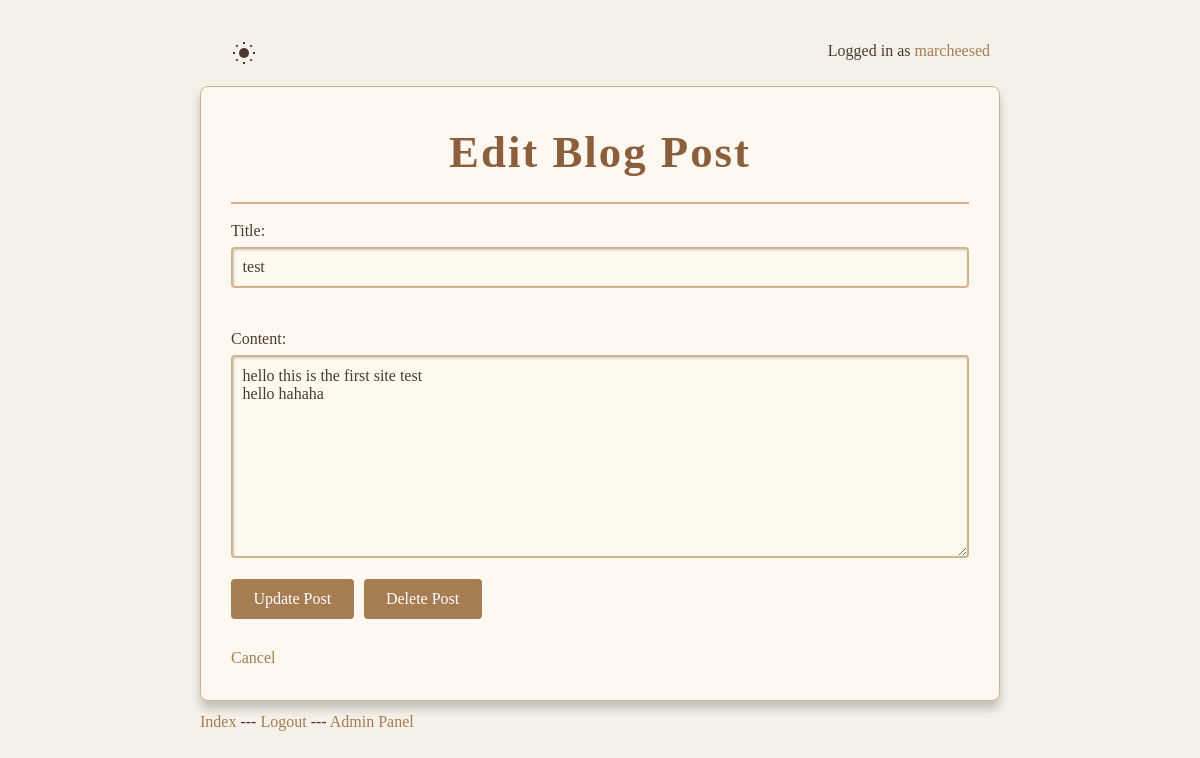
Page /blog/1/edit (signed in) on the committed database.
### tables this page shows
CREATE TABLE blog_posts (
    id INTEGER PRIMARY KEY AUTOINCREMENT,
    title TEXT,
    content TEXT,
    author TEXT,
    timestamp TEXT
);

### app.py (the view)
@app.route("/blog/<post_id>/edit", methods=["GET", "POST"])
def edit_blog_post(post_id):
    conn = get_db_connection()
    cursor = conn.cursor()
    cursor.execute(
        "SELECT id, title, content, author, timestamp FROM blog_posts WHERE id = ?",
        (post_id,),
    )
    row = cursor.fetchone()
    if not row:
        conn.close()
        abort(404)
    username = session.get("username")
    user = get_user(username) if username else None
    if not user or not user.get("is_admin", False):
        conn.close()
        abort(403)
    if request.method == "POST":
        title = request.form["title"]
        content = request.form["content"]
        timestamp = datetime.now().isoformat()
        cursor.execute(
            """
            UPDATE blog_posts
            SET title = ?, content = ?, timestamp = ?
            WHERE id = ?
            """,
            (title, content, timestamp, post_id),
        )
        conn.commit()
        conn.close()
        return redirect(url_for("view_blog_post", post_id=post_id))
    else:
        conn.close()
        return render_template(
            "admin/edit_blog_post.html",
            post=row,
            post_id=post_id,
            is_admin=is_admin(),
            logged_in=logged_in(),
        )

### app.py (called while the page is built)
def get_db_connection():
    conn = sqlite3.connect("new.db", check_same_thread=False)
    conn.execute("PRAGMA busy_timeout = 30000")  # 30 seconds
    conn.row_factory = sqlite3.Row
    return conn

def get_user(username):
    conn = get_db_connection()
    user = conn.execute(
        "SELECT * FROM users WHERE username = ?", (username,)
    ).fetchone()
    conn.close()
    return dict(user) if user else None

def logged_in():
    return "username" in session

def is_admin():
    if not is_logged_in():
        return False
    username = session["username"]
    user = get_user(username)
    if user:
        return user.get("is_admin", False)
    return False

def is_ip_banned(ip):
    conn = get_db_connection()
    result = conn.execute("SELECT 1 FROM banned_ips WHERE ip = ?", (ip,)).fetchone()
    conn.close()
    return result is not None

@app.before_request
def check_ban():
    print("Session data:", session)
    ip = request.remote_addr
    if is_ip_banned(ip):
        abort(403)

def is_logged_in():
    return "username" in session

### templates/admin/edit_blog_post.html (shortened to what this page needs)
<!doctype html>
<html>
    <head>
        <link
            rel="stylesheet"
            href="{{ url_for('static', filename='style.css') }}"
        />
    </head>
    <body>
        <div class="full-container">
            <div class="site-header">
                <button
                    type="button"
                    id="theme-toggle"
                    aria-label="Toggle dark mode"
                    style="
                        background: none;
                        border: none;
                        cursor: pointer;
                        display: flex;
                        align-items: center;
                    "
                >
                </button>
                {% if logged_in %}
                <p>
                    Logged in as
                    <a href="{{ url_for('profile') }}"
                        >{{ session.get('username', 'No username in session')
                        }}</a
                    >
                </p>
                {% else %}
                <p>
                    <a href="{{ url_for('login') }}">Login</a> ---
                    <a href="{{ url_for('register') }}">Register</a>
                </p>
                {% endif %}
            </div>
            <div class="container-1">
            <h1>Edit Blog Post</h1>
            <form
                method="post"
                action="{{ url_for('edit_blog_post', post_id=post_id) }}"
            >
                <label for="title">Title:</label><br />
                <input
                    type="text"
                    id="title"
                    name="title"
                    value="{{ post.title }}"
                    required
                /><br /><br />
                <label for="content">Content:</label><br />
                <textarea
                    id="content"
                    name="content"
                    rows="10"
                    cols="50"
                    required
                >
{{ post.content }}</textarea
                >
                <div style="display:flex; gap:10px">
                <button type="submit">Update Post</button>
            </form>
            <form
                action="{{ url_for('delete_blog_post', post_id=post_id) }}"
                method="post"
                style="display: inline"
            >
                <button
                    type="submit"
                    onclick="return confirm('Are you sure you want to delete this post?');"
                >
                    Delete Post
                </button>
            </form>
        </div> <br>
            <a href="{{ url_for('view_blog_post', post_id=post_id) }}"
                >Cancel</a
            >
        </div>
        <div class="site-footer">
            <p>
                <a href="{{ url_for('index') }}">Index</a> {% if logged_in
                %}--- <a href="{{ url_for('logout') }}">Logout</a> {% endif
                %} {% if is_admin %} ---
                <a href="{{ url_for('admin_panel') }}">Admin Panel</a>
                {% endif %}
            </p>
        </div>
    </body>
</html>

### static/style.css (style rules this page uses)
:root { --bg-color: #f5f1e9; --text-color: #4b3a2f; --border-color: #d2b48c; --heading-color: #8b5e3c; --subheading-color: #6b4f3b; --subsubheading-color: #7b5e57; --span-bg: #f0e2d0; --input-bg: #fffaf0; --button-bg: #a67c52; --button-hover-bg: #8b6d3b; --link-color: #a67c52; --shadow-color: rgba(0, 0, 0, 0.2); --card-bg: #fff8f0; --card-border: #d2b48c; }
* { margin: 0; padding: 0; box-sizing: border-box; }
body { font-family: "Georgia", serif; background-color: var(--bg-color); color: var(--text-color); line-height: 1.6; padding: 20px; min-height: 100vh; background-image: radial-gradient( circle at 1px 1px, var(--bg-color) 1px, transparent 1px ), radial-gradient(circle at 4px 4px, var(--bg-color) 1px, transparent 1px); background-size: 20px 20px; }
.full-container { margin: 0 auto; max-width: 800px; }
h1 { font-family: "Palatino Linotype", "Book Antiqua", Palatino, serif; font-size: 2.8em; margin-bottom: 0.3em; letter-spacing: 2px; color: var(--heading-color); border-bottom: 2px solid var(--border-color); padding-bottom: 0.3em; text-align: center; }
p { margin: 0.5em 0; }
a { color: var(--link-color); text-decoration: none; }
button { background-color: var(--button-bg); color: #fff; border: none; padding: 0.7em 1.4em; border-radius: 4px; cursor: pointer; font-family: "Georgia", serif; font-size: 1em; transition: background-color 0.3s; }
input[type="text"], input[type="password"], textarea { width: 100%; padding: 0.6em; margin-top: 0.2em; margin-bottom: 0.8em; border: 2px solid var(--card-border); border-radius: 4px; background-color: var(--input-bg); color: var(--text-color); font-family: "Georgia", serif; resize: vertical; font-size: 1em; box-shadow: inset 1px 1px 3px rgba(0, 0, 0, 0.2); }
.site-header { display: flex; justify-content: space-between; padding: 10px; }
#icon-sun, #icon-moon { color: var(--text-color); width: 24px; height: 24px; }
.container-1 { margin: 0 auto; background-color: var(--card-bg); padding: 30px; border: 1px solid var(--card-border); border-radius: 8px; box-shadow: 0 8px 10px var(--shadow-color); }

### rows in the picture
blog_posts: title "test", content "hello this is the first site test hello hahaha"

### other values in the picture
{{ session.get('username', 'No username in session') }} "marcheesed"
